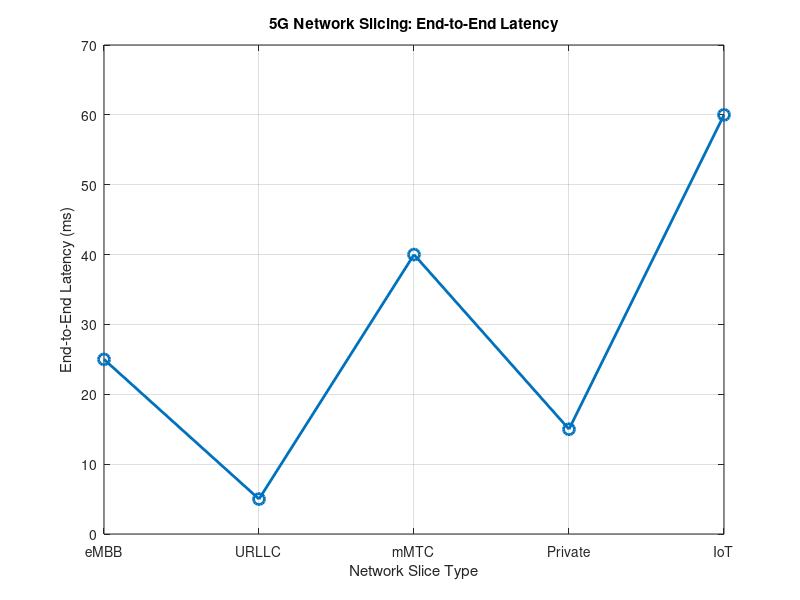

Source code (MATLAB):
clc;
clear;
close all;
slices = [1 2 3 4 5];
latency = [25 5 40 15 60];
figure;
plot(slices, latency, '-o','LineWidth',2,'MarkerSize',8);
grid on;

xticks(slices);
xticklabels({'eMBB','URLLC','mMTC','Private','IoT'});
xlabel('Network Slice Type');
ylabel('End-to-End Latency (ms)');
title('5G Network Slicing: End-to-End Latency');
ylim([0 70]);
